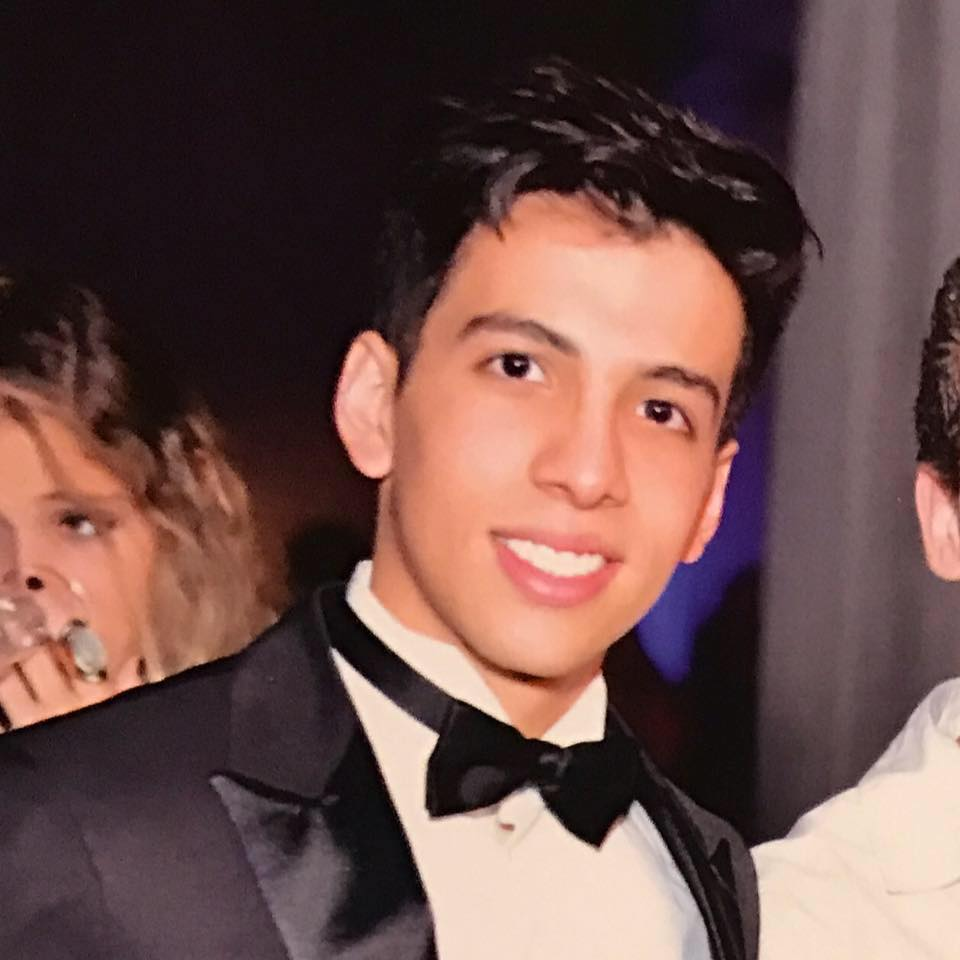
#> input picture aula_01/antonio.png, 960 x 960 px
$ jupyter execute Untitled.ipynb   (shell and % lines are left out)
#> lines starting #> are read from the running program, lines starting #| are printed output that depends on the picture
[cell 1]
import cv2
import cv2 as cv
from matplotlib import pyplot as plt
import numpy as np
import time as t

[cell 2]
img=cv.imread("antonio.png",0)
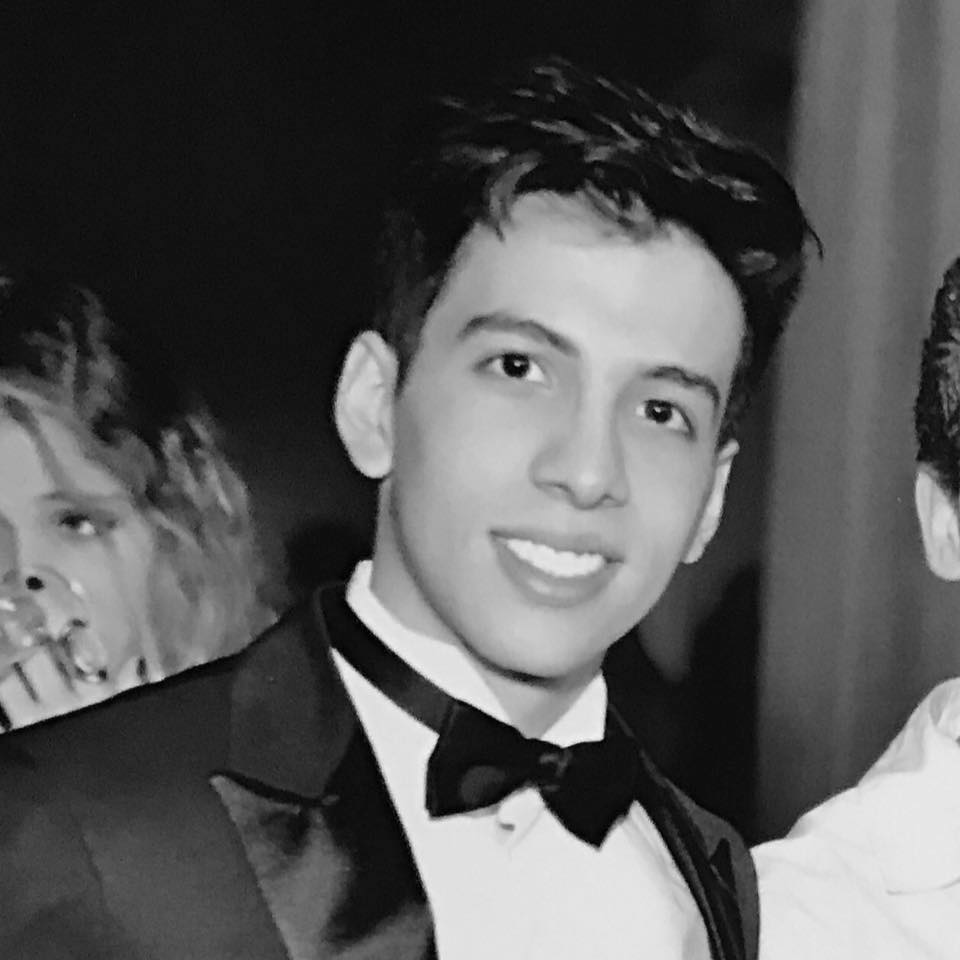
#> img: shape (960, 960); min 0, max 246, mean 87.4

[cell 3]
plt.imshow(img, cmap = 'gray', interpolation = 'bicubic')

[cell 4]
hist,bins = np.histogram(img.flatten(),256,[0,256])
#> hist = 256 values, max 60000 at index 17, min 0 at index 247, mean 3600; bins = 257 values from 0 to 256

cdf = hist.cumsum()
#> cdf = 256 values from 132 to 921600
cdf_normalized = cdf * hist.max()/ cdf.max()
#> cdf_normalized = 256 values from 8.59 to 60000

plt.plot(cdf_normalized, color = 'r')
plt.hist(img.flatten(),256,[0,256], color = 'g')
plt.xlim([0,256])
plt.legend(('cdf','histogram'), loc = 'upper left')
plt.show()
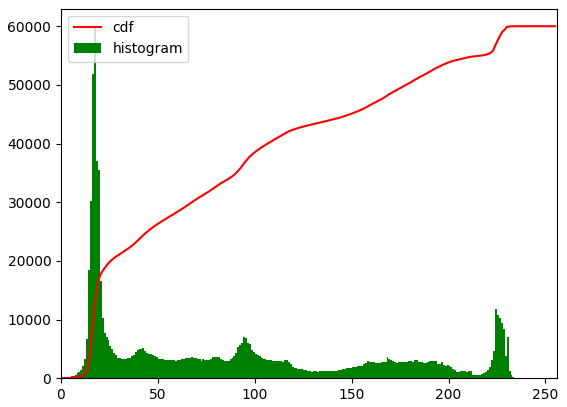
#> figure drawn by matplotlib, 1 panel; tallest bar 60000 high, from x = 17 to 18; curve peaks at x = 246, y = 60000

[cell 5]
img_rgb = cv2.cvtColor(img, cv2.COLOR_BGR2RGB)
